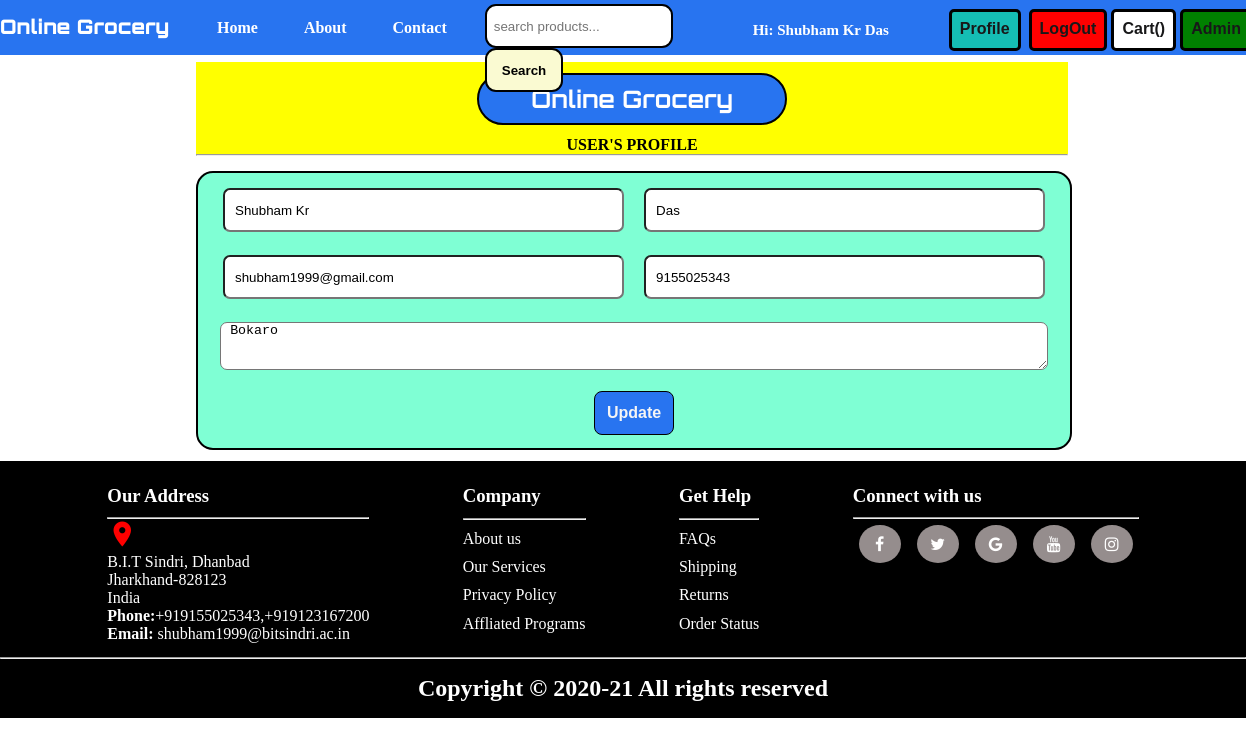
Page /user_profile.php (signed in) on the earlier database version.
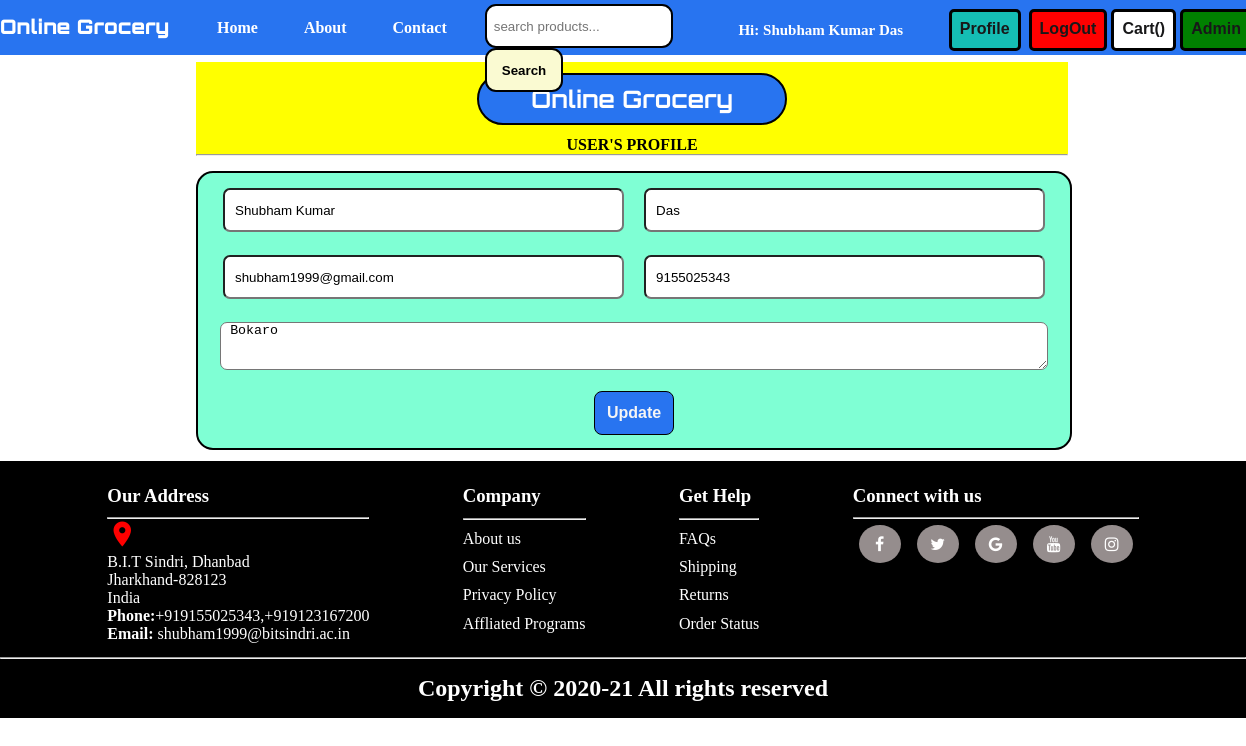
Same page on the later database version.
### tables this page shows
CREATE TABLE `users` (
  `user_id` int(6) NOT NULL,
  `f_name` varchar(20) NOT NULL,
  `l_name` varchar(20) NOT NULL,
  `email` varchar(30) NOT NULL,
  `mobile` varchar(10) NOT NULL,
  `password` varchar(100) NOT NULL,
  `address` varchar(200) NOT NULL,
  `updated` timestamp NOT NULL DEFAULT current_timestamp() ON UPDATE current_timestamp(),
  `created` timestamp NOT NULL DEFAULT current_timestamp()
);

### user_profile.php (the view, shortened to what this page needs)
<?php include_once('header.php');
$user_id = $_SESSION['user_id'];
$query = mysqli_query($conn, "SELECT * from users WHERE user_id=$user_id");
while($row =  mysqli_fetch_array($query)){
    $f_name =  $row['f_name'];
    $l_name =  $row['l_name'];
    $email =  $row['email'];
    $mobile =  $row['mobile'];
    $address =  $row['address'];
}
?>
<container class="signupcontainer">
    <div class="signupheading">
        <h2>Online Grocery</h2>
        <p><b>USER'S PROFILE</b></p>
        <hr>
    </div>
    <div class="signupform">
           <form action="" method="post">
               <div class="element">
                   <input type="text" value="<?php echo $f_name; ?>" name="firstname" placeholder="Enter the first name">
                   <input type="text" value="<?php echo $l_name; ?>" name="lastname" placeholder="Enter the Last name">
               </div>
               <div class="element">
                   <input type="email" value="<?php echo $email; ?>" name="email" placeholder="Enter the email">
                   <input type="number" value="<?php echo $mobile; ?>" name="mobno" id="mobile" placeholder="Enter the mob no.">
               </div>
               <div class="element">
                   <textarea name="address" id="add" placeholder="Enter the Address Details" style="padding-left:9px;"><?php echo $address; ?></textarea>
               </div>
               <div class="btns">
                    <span><input type="submit" name="save" value="Update" id="s1"></span>
                </div>
           </form>
    </div>
    </container>
<?php include_once('footer.php');?>

### header.php (shortened to what this page needs)
<?php
include_once('admin/connect_db.php');
?>
<!DOCTYPE html>
<html lang="en">
<head>
    <link rel="stylesheet" href="css/style.css">
    <link rel="stylesheet" href="css/utilis.css">
    <link rel="stylesheet" href="https://cdnjs.cloudflare.com/ajax/libs/font-awesome/4.7.0/css/font-awesome.min.css">
    <link rel="stylesheet" href="https://cdnjs.cloudflare.com/ajax/libs/font-awesome/4.7.0/css/font-awesome.min.css">
</head>
<body>
    <header class="head">
        <div class="d1">
            <p class="p1">Online Grocery</p>
        </div>
        <nav>
            <ul>
                <li><a href="index.php">Home</a></li>
                <li><a href="about.php">About</a></li>
                <li><a href="contact.php">Contact</a></li>
            </ul>
        </nav>
        <div class="search">
            <form method="post" action="items_search.php">
                <input  id="searchinput"type="text" name="search" placeholder="search products..." required>
                <input type="submit" name="search_btn" value="Search" id="search1">
            </form>
        </div>
        <div class="butns">
            <?php if(isset($_SESSION['user_id'])){
                $query = mysqli_query($conn, "SELECT * from users WHERE user_id='".$_SESSION['user_id']."'");
                while($row =  mysqli_fetch_array($query)){
                    $f_name =  $row['f_name'];
                    $l_name =  $row['l_name'];
                    $name = $f_name.' '.$l_name;
                }
                $query = mysqli_query($conn, "SELECT SUM(quantity) as total_items FROM manage_cart WHERE user_id='".$_SESSION['user_id']."'");
                while ($row = mysqli_fetch_array($query)){
                    $total_items = $row['total_items'];
                }
                ?>
                <p class="title"><?php echo "Hi: ".$name;?></p>
                <a href="user_profile.php" id="profile">Profile</a>
               <?php
                echo " <a href='logout.php' id='logout'>LogOut</a>";
                    if(isset($_SESSION)){?>
                        <a href="manage_cart.php" id="cart">
                <span>Cart(<?php echo $total_items; ?>)</span></a>
                    <?php }
                    if(@$_SESSION['user_id']<=2){
                        echo " <a href='admin/dashboard.php' id='admin'>Admin</a>";
                    }
                }else{?>
                <button id="log" onclick="window.location.href='login.php';">Log In</button>
                <button id="sign" onclick="window.location.href='signup.php';">Sign Up</button>
           <?php } ?>
        </div>
    </header>
    <main  id="#main" class="mainclass">

Differences in the rows shown:
changed users "Das": name "Shubham Kr Das" → "Shubham Kumar Das"; firstname "Shubham Kr" → "Shubham Kumar"
